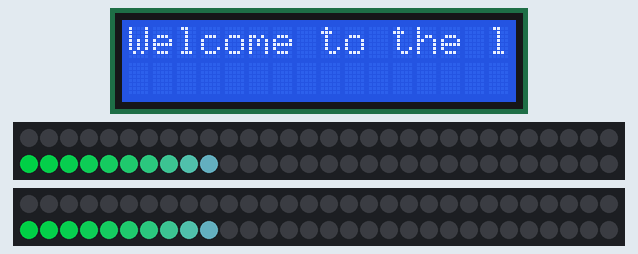
Bench run of a sketch on a simulated Arduino Uno, built with avr-gcc and run on an emulated ATmega328P. Shown: 16×2 character LCD, 2 × 60 RGB LEDs in strip order, left to right, continuing on the next row. Dim RGB values are drawn brighter than linear; what the sketch prints to the serial monitor is not drawn.

Above: at 4.06 s.
At 6.24 s:
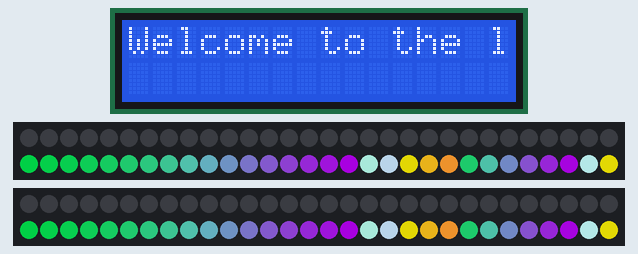
At 9.54 s:
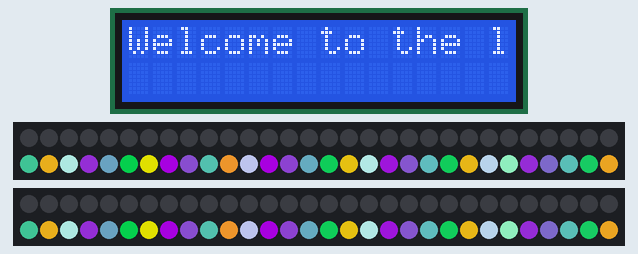
At 19.44 s:
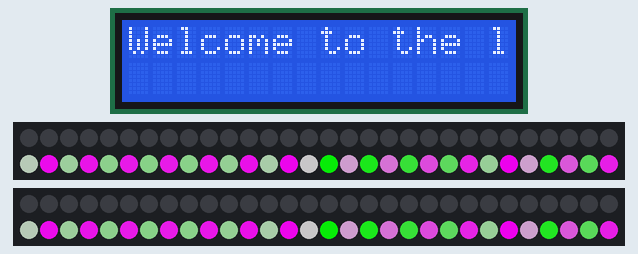
At 32.64 s:
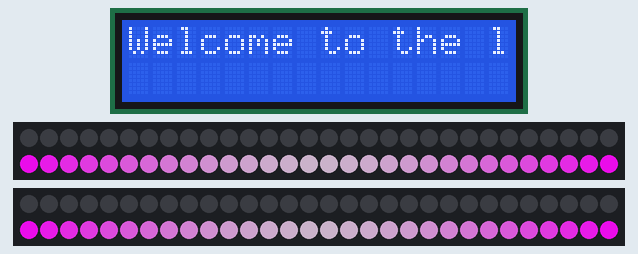
At 36.1 s:
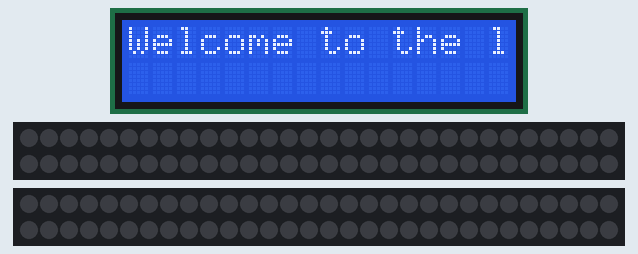

The sketch:

strip_tester.ino
```cpp
/*
60 LED Neopixel  Lightt Strip Test

Link to a demo of the Nepixel Light Strip:

Discription of our projec.
This will help you test if the strip is working properly.
Be advice what you see here will be on our actual coding.
Also, thought out the test you will see Green Red Blue instead
of Red Green Blue. That is normal because the Ardunio changes
the order in Red Green Blue to Green Red Blue.

The circuit:
 *RGB 60 LED light ground pin to Arduino Anolog GND
 *RGB 60 LED light power pin to Arduino Anolog 5v
 *RGB 60 LED light pin connector to Arduino digital pin 6
 *RGB 60 LED external(RED) power cable to power adaptor 5v port
 *RGB 60 LED external(WHITE) GND cable to power adaptor GND port

*/

// include the library code:
#include <LiquidCrystal.h>
#include <SoftwareSerial.h>
#include <FastLED.h>

//RGB 60 led strip. This will help to determine the different pattern location.
#define wave_pin 6
#define wave_count 60
#define color__combination GRB
#define chip WS2812B
#define Bright 200
#define Frames_per_second 60

CRGB leds[wave_count];// used to turn on a random lights

// initialize any needed LCD interface pin, bluethooth module pin, button switch, and LED.
// with the arduino pin number it is connected to
const int rs = 12, en = 11, d4 = 5, d5 = 4, d6 = 3, d7 = 2;
LiquidCrystal lcd(rs, en, d4, d5, d6, d7);

//this will help change the led lights to different color pallete/pattern
CRGBPalette16 gPal;

void setup() {
   // set up the LCD's number of columns and rows and input:
  lcd.begin(16, 2);

 // setting up the random colors for Disco pattern
  delay(3000); // sanity delay
  FastLED.addLeds<chip, wave_pin, color__combination>(leds, wave_count).setCorrection( TypicalLEDStrip );
  FastLED.setBrightness( Bright );
  gPal = HeatColors_p;

    //setting up the coloration for wave pattern and circular pattern
  FastLED.addLeds<NEOPIXEL, wave_pin>(leds, wave_count);

  // All outputs will be setup..
  Serial.begin(9600);

  // Print a message that introduces the group(optional).
  lcd.print("Welcome to the led strip test.");
  Serial.print("Welcome to the led strip test.");

}

void loop() {

  //You may select to turn on either DiscoWave() to test the entire strip or part of a strip by selecting only WaveCycle() and/or CircularWave().
  //WaveCycle();
 CircularWave();
  //DiscoWave();

  delay(1000);//delay can be modified

}

//Strip activiation functions:
//Spliting the RGB 60 LED lights into two groups.
// code is part of Mark Kriegsman Multiple controller examples found
// in the FastLed library made by Daniel Garcia.
//the Mirroring method has been used in both the WaveCycle2() and CircularWave2().

//This function will test the first 30 neopixal lights in a wave pattern.
void WaveCycle(){

  int j = 153;//Alters Green
  int p = 255;//Alters Red
  int q = 51;// Alter Blue
  int i = 0; //Random color selection


  //This while loop will help in altering the color per each led light on the strip.
  while(i < 254){
      p = p + i;
      j = j - i;
      q = q + i;

      //testing each variable to make sure they are not out of bounce.If they are we will rest them to default.
      if (i > 254){
        i = 0;
        }
      if (j < 0 ){
        j = 255;
        }
     if (q > 254){
        q = 0;
       }
    if (p > 254){
        p = 0;
        }

    //this for loop is foward.
    for(int t = 0; t < 30; t++) {
     // setting up our current led light
      i++;
      p = p + i;
      j = j - i;
      q = q + i;

      leds[t] = CRGB((p),(j),(q));
      FastLED.show();
      // clear our current dot before we move on
      leds[t] = CRGB::Black;
      delay(1000);
    }

    //this for loop is to go backward.
      for(int t = 29; t > -1; t = t - 1) {
      // setting our current led light.
      i++;
      p = p + i;
      j = j - i;
      q = q + i;

      leds[t] = CRGB((p),(j),(q));
      FastLED.show();
      // clear our current dot before we move on
      leds[t] = CRGB::Black;
      delay(1000);
    }

  }
}

  //This function will assist to test the  last 30 neopixal lights
  //The two  for loops will help in turning on 5 lights at one time.
  //Look closely at leds because it increase/decrease from 5.
  //This means every fifth light will be the same color.
  //in a circular pattern.
  void CircularWave(){
  int j = 153;//Alters Green
  int p = 255;//Alters Red
  int q = 51;// Alter Blue
  int i = 0; //Random color selection


  //This while loop will help in altering the color per each led light on the strip.
  while(i < 254){
      p = p + i;
      j = j - i;
      q = q + i;

      //testing each variable to make sure they are not out of bounce.If they are we will rest them to default.
      if (i > 254){
        i = 0;
        }
      if (j < 0 ){
        j = 255;
        }
     if (q > 254){
        q = 0;
       }
    if (p > 254){
        p = 0;
        }

    //this for loop is foward.
    for(int t = 30; t < 60; t++) {
     // setting up our current led light
      i++;
      p = p + i;
      j = j - i;
      q = q + i;
      leds[t] = CRGB((p),(j),(q));
      FastLED.show();
      delay(100);
    }
    //this for loop is foward.
    for(int t = 30; t < 60; t++) {
     // setting up our current led light
      leds[t] = CRGB::Black;
      FastLED.show();

    }

    //this for loop is to go backward.
      for(int t = 59; t > 29; t = t - 1) {
      // setting our current led light.
      i++;
      p = p + i;
      j = j - i;
      q = q + i;

      leds[t] = CRGB((p),(j),(q));
      FastLED.show();
      delay(100);
    }
    //this for loop is backwards.
    for(int t = 59; t > 29; t = t-1) {
     // setting up our current led light
      leds[t] = CRGB::Black;
      FastLED.show();

    }
  }
  }

  // for DisoWave()we will be using the same method as the other two with an added  while loop instead.
  void DiscoWave(){

    int i = 0; // the changer of lights
    int p = 153; // holds the Green positions.
    int j = 255; // holds the Red postions.
    int q = 51; // holds the Blue postion


    //this while loop will change the color per iteration.
    while (i < 255){

      p = p + i;
      j = j - i;
      q = q + i;
      //testing each variable to make sure they are not out of bounce.If they are we will rest them to default.
      if (i > 254){
        i = 0;
        }
      if (j < 0 ){
        j = 255;
        }
     if (q > 254){
        q = 0;
       }
    if (p > 254){
        p = 0;
        }

    //using the for loop to light up and turn of all 60 led lights.
      for(int t = 0; t < 60; t++) {
      // set each light to the smame pattern
        leds[t] = CRGB(p,j,q);
      }
      FastLED.show();
      //this for loop will turn all the lights off.
       for(int t = 0; t < 60; t++) {
      // set each light to the smame pattern
        leds[t] = CRGB::Black;
      }
      i++;
      delay(1000);//delay for a second
    }
  }
// --------------------------------------------------------------------------------------------
```
